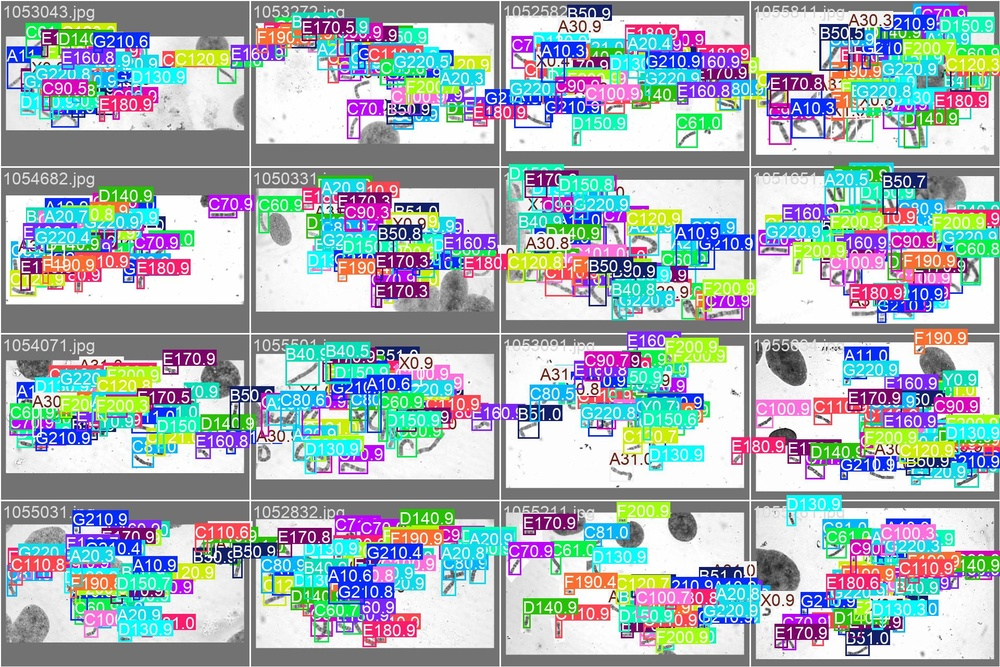
#> input picture assets/val/val_batch0_pred.jpg, 1000 x 667 px, shrunk from 1920 x 1280 before the run
$ python -i dtw_similarity.py   (imports and definitions only)
#> lines starting #> are read from the running program, lines starting #| are printed output that depends on the picture; after the words box and inside, x2 and y2 are one past the last pixel; in counts of white or black regions, pixels touching at a corner belong together
#> further down, picture is the input picture: shape (667, 1000, 3); mean B, G, R 180.6, 175.8, 163.2
import numpy as np
from scipy.spatial.distance import cdist
from skimage.morphology import medial_axis, skeletonize
from skimage.measure import profile_line
from scipy.ndimage import rotate
import cv2


class ChromosomeDTW:
    def __init__(self, threshold=0.85):
        self.threshold = threshold

    def extract_medial_axis_profile(self, image, num_points=64):
        """
        Extract medial axis density profile from chromosome image.
        """
#> called with num_points = 64
        if len(image.shape) == 3:
            gray = cv2.cvtColor(image, cv2.COLOR_BGR2GRAY)
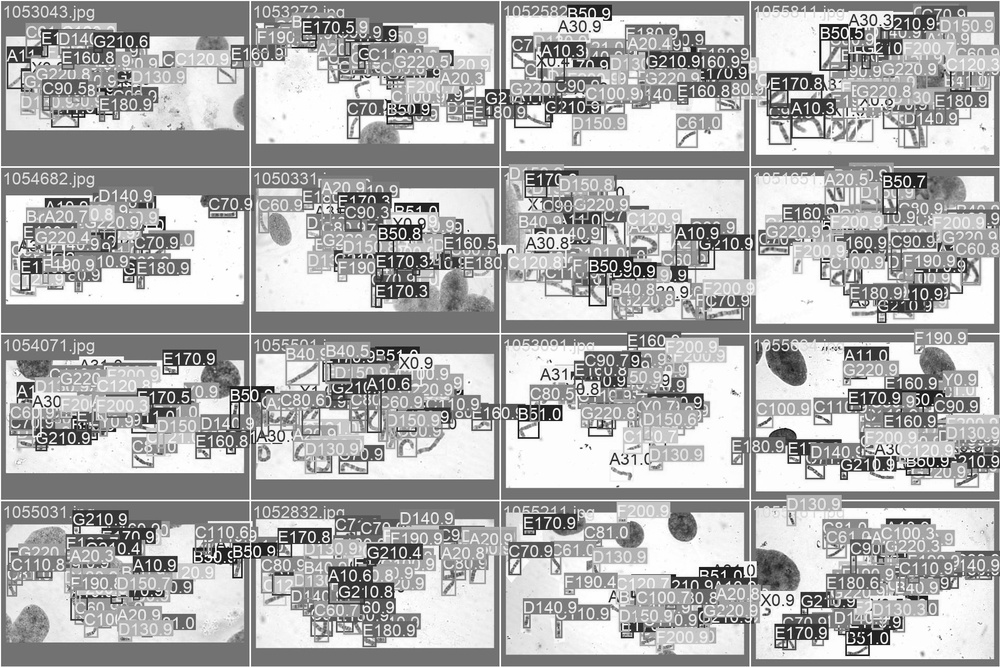
#> gray: shape (667, 1000); min 4, max 255, mean 172.6
        else:
            gray = image

        _, binary = cv2.threshold(gray, 0, 255, cv2.THRESH_BINARY + cv2.THRESH_OTSU)
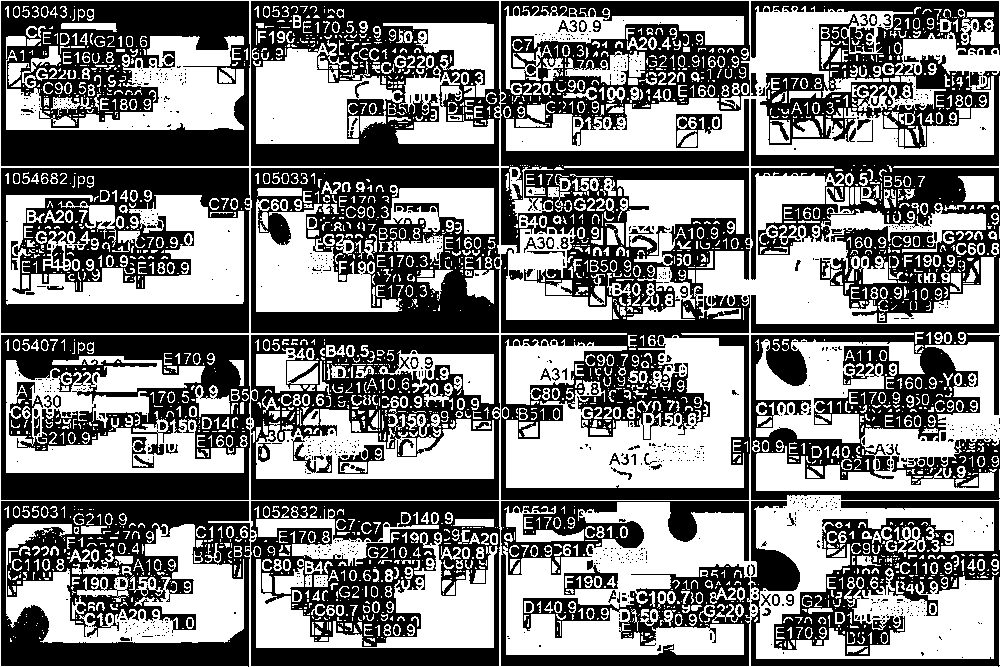
#> binary: shape (667, 1000); 49.2% white; 2725 white regions (1616 under 20 px), largest, box (x1, y1, x2, y2) and area: (0, 0, 1000, 667) 95772, (506, 335, 744, 488) 19996, (6, 356, 244, 473) 13845

        coords = np.column_stack(np.where(binary > 0))
#> coords = 327862 pairs, first value 0 to 666, second value 0 to 999
        if len(coords) == 0:
            return np.zeros(num_points)

        y_min, x_min = coords.min(axis=0)
#> y_min = 0; x_min = 0
        y_max, x_max = coords.max(axis=0)
#> y_max = 666; x_max = 999
        crop = binary[y_min:y_max+1, x_min:x_max+1]

        if crop.shape[0] < 3 or crop.shape[1] < 3:
            return np.zeros(num_points)

        try:
            skel = skeletonize(crop > 0)
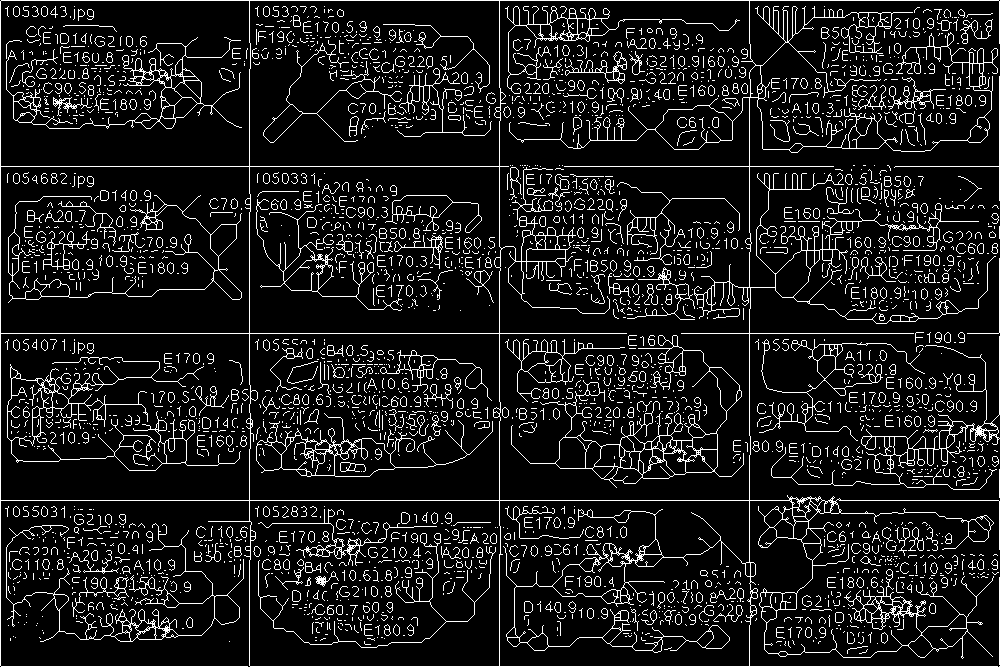
#> skel: shape (667, 1000) bool; 10.5% white in thin lines or dots
        except:
            return np.zeros(num_points)

        skel_points = np.argwhere(skel > 0)
#> skel_points = 69941 pairs, first value 0 to 666, second value 0 to 999
        if len(skel_points) < 2:
            return np.zeros(num_points)

        cy, cx = skel_points.mean(axis=0)
#> cy = 329.2; cx = 517.2

        angles = np.linspace(0, 2 * np.pi, num_points, endpoint=False)
        profile = np.zeros(num_points)

        for i, angle in enumerate(angles):
            dx = np.cos(angle)
            dy = np.sin(angle)
            p1 = (cx - dx * 200, cy - dy * 200)
            p2 = (cx + dx * 200, cy + dy * 200)

            try:
                line_profile = profile_line(crop.astype(np.float32), p1, p2, mode='reflect')
                profile[i] = np.sum(line_profile > 0)
            except:
                profile[i] = 0
#> this loop made 64 passes
#> (p1, p2) on passes 1 to 12: ((317.2, 329.2), (717.2, 329.2)), ((318.2, 309.6), (716.3, 348.8)), ((321.1, 290.2), (713.4, 368.2)), ((325.8, 271.1), (708.6, 387.2)), ((332.5, 252.6), (702, 405.7)), ((340.8, 234.9), (693.6, 423.5)), ((350.9, 218.1), (683.5, 440.3)), ((362.6, 202.3), (671.8, 456.1)), ((375.8, 187.8), (658.6, 470.6)), ((390.3, 174.6), (644.1, 483.8)), ((406.1, 162.9), (628.3, 495.5)), ((422.9, 152.8), (611.5, 505.6))
#> after the loop, profile = 64 values, max 292 at index 23, min 109 at index 16, mean 227.2

        profile = profile / (profile.max() + 1e-8)
#> profile = 64 values, max 1 at index 23, min 0.373 at index 16, mean 0.778
        return profile

    def dtw_distance(self, seq1, seq2):
        """
        Compute DTW distance between two sequences.
        """
        n, m = len(seq1), len(seq2)
        dtw_matrix = np.full((n + 1, m + 1), np.inf)
        dtw_matrix[0, 0] = 0

        for i in range(1, n + 1):
            for j in range(1, m + 1):
                cost = abs(seq1[i - 1] - seq2[j - 1])
                dtw_matrix[i, j] = cost + min(
                    dtw_matrix[i - 1, j],
                    dtw_matrix[i, j - 1],
                    dtw_matrix[i - 1, j - 1]
                )

        return dtw_matrix[n, m]

    def compute_similarity(self, profile1, profile2):
        """
        Compute normalized similarity score (0-1) using DTW.
        """
        if np.sum(profile1) == 0 or np.sum(profile2) == 0:
            return 0.0

        distance = self.dtw_distance(profile1, profile2)
        max_possible = len(profile1) + len(profile2)
        similarity = 1.0 - (distance / max_possible)
        return max(0.0, min(1.0, similarity))

    def is_similar(self, image1, image2):
        """
        Check if two chromosome images are similar based on DTW.
        """
        profile1 = self.extract_medial_axis_profile(image1)
        profile2 = self.extract_medial_axis_profile(image2)
        similarity = self.compute_similarity(profile1, profile2)
        return similarity >= self.threshold, similarity

>>> import cv2
>>> picture = cv2.imread('assets/val/val_batch0_pred.jpg')
>>> result = ChromosomeDTW().extract_medial_axis_profile(picture)
#> result has the same summary as profile in extract_medial_axis_profile
